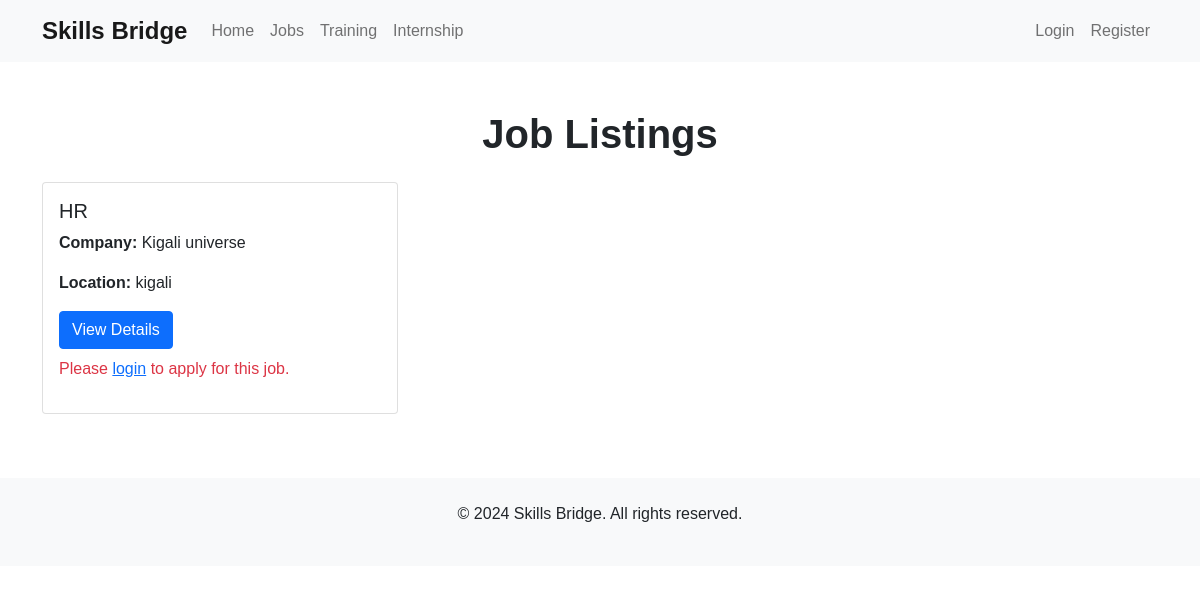
Screenshot of /pages/jobs.php with the database file from the repository.
### tables this page shows
CREATE TABLE `jobs` (
  `id` int(11) NOT NULL,
  `title` varchar(255) NOT NULL,
  `company` varchar(255) NOT NULL,
  `location` varchar(255) NOT NULL,
  `category` varchar(100) DEFAULT NULL,
  `description` text DEFAULT NULL,
  `posted_at` datetime DEFAULT current_timestamp()
);

### pages/jobs.php (the view)
<?php
include('../includes/header.php');
include('../includes/db.php');
$isLoggedIn = isset($_SESSION['user_id']);
$query = "SELECT * FROM jobs";
$stmt = $pdo->prepare($query);
$stmt->execute();
$jobs = $stmt->fetchAll(PDO::FETCH_ASSOC);
?>
<div class="container my-5">
    <h1 class="text-center mb-4">Job Listings</h1>
    <div class="row">
        <?php if ($jobs): ?>
            <?php foreach ($jobs as $job): ?>
                <div class="col-md-4 mb-3">
                    <div class="card h-100">
                        <div class="card-body">
                            <h5 class="card-title"><?php echo htmlspecialchars($job['title']); ?></h5>
                            <p><strong>Company:</strong> <?php echo htmlspecialchars($job['company']); ?></p>
                            <p><strong>Location:</strong> <?php echo htmlspecialchars($job['location']); ?></p>
                            <a href="job-details.php?id=<?php echo $job['id']; ?>" class="btn btn-primary">View Details</a>
                            <?php if ($isLoggedIn): ?>
                                <a href="job-application.php?job_id=<?php echo $job['id']; ?>" class="btn btn-success mt-2">Apply Now</a>
                            <?php else: ?>
                                <p class="mt-2 text-danger">Please <a href="../pages/login.php">login</a> to apply for this job.</p>
                            <?php endif; ?>
                        </div>
                    </div>
                </div>
            <?php endforeach; ?>
        <?php else: ?>
            <p class="text-center">No jobs available at the moment.</p>
        <?php endif; ?>
    </div>
</div>
<?php include('../includes/footer.php'); ?>

### includes/styles.css (style rules this page uses)
body { font-family: 'Arial', sans-serif; }
h1, h2, h3 { font-weight: 600; }

### rows the page displays
jobs: title "HR", company "Kigali universe", location "kigali"
